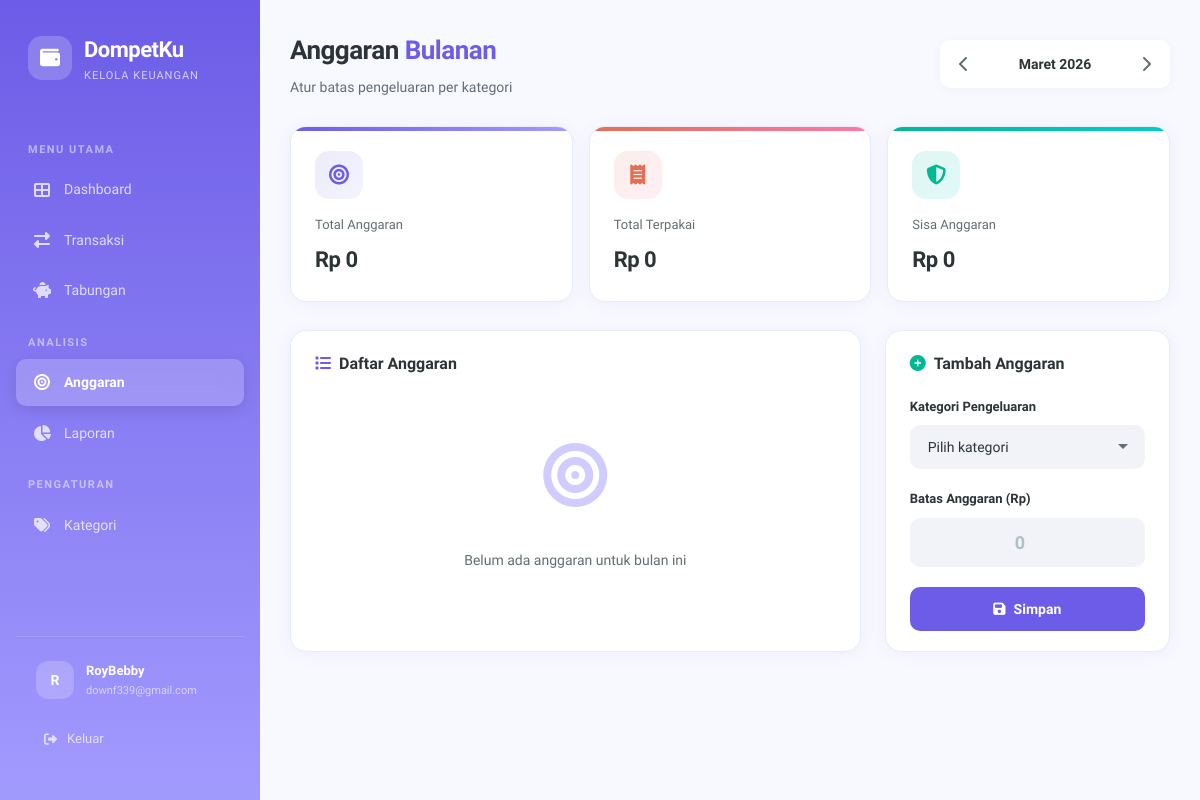
/budgets (signed in), run on the app's committed database.
### app.py (models this page shows, shortened)
class User(UserMixin, db.Model):
    id = db.Column(db.Integer, primary_key=True)
    username = db.Column(db.String(80), unique=True, nullable=False)
    email = db.Column(db.String(120), unique=True, nullable=False)
    password_hash = db.Column(db.String(256), nullable=False)
    created_at = db.Column(db.DateTime, default=datetime.utcnow)
    transactions = db.relationship('Transaction', backref='user', lazy=True, cascade='all, delete-orphan')
    savings_goals = db.relationship('SavingsGoal', backref='user', lazy=True, cascade='all, delete-orphan')
    categories = db.relationship('Category', backref='user', lazy=True, cascade='all, delete-orphan')
    budgets = db.relationship('Budget', backref='user', lazy=True, cascade='all, delete-orphan')

### app.py (the view, shortened to what this page needs)
@app.route('/budgets')
@login_required
def budgets():
    today = date.today()
    month = request.args.get('month', today.month, type=int)
    year = request.args.get('year', today.year, type=int)
    budget_list = Budget.query.filter_by(
        user_id=current_user.id, month=month, year=year
    ).all()
    last_day = calendar.monthrange(year, month)[1]
    budget_data = []
    total_budget = 0
    total_spent = 0
    expense_categories = Category.query.filter_by(
        user_id=current_user.id, type='expense'
    ).order_by(Category.name).all()
    months_id = {
        1: 'Januari', 2: 'Februari', 3: 'Maret', 4: 'April',
        5: 'Mei', 6: 'Juni', 7: 'Juli', 8: 'Agustus',
        9: 'September', 10: 'Oktober', 11: 'November', 12: 'Desember'
    }
    return render_template('budgets.html',
                           budget_data=budget_data,
                           expense_categories=expense_categories,
                           total_budget=total_budget,
                           total_spent=total_spent,
                           month=month,
                           year=year,
                           months_id=months_id)

### app.py (called while the page is built)
@login_manager.user_loader
def load_user(user_id):
    return db.session.get(User, int(user_id))

### templates/budgets.html (shortened to what this page needs)
{% extends "base.html" %}
{% block content %}
<div class="page-header">
    <div>
        <h1>Anggaran <span>Bulanan</span></h1>
        <p class="page-subtitle">Atur batas pengeluaran per kategori</p>
    </div>
    <div class="month-selector">
        {% set prev_month = month - 1 if month > 1 else 12 %}
        {% set prev_year = year if month > 1 else year - 1 %}
        {% set next_month = month + 1 if month < 12 else 1 %}
        {% set next_year = year if month < 12 else year + 1 %}
        <a href="{{ url_for('budgets', month=prev_month, year=prev_year) }}" class="month-btn">
            <i class="fas fa-chevron-left"></i>
        </a>
        <span class="month-label">{{ months_id[month] }} {{ year }}</span>
        <a href="{{ url_for('budgets', month=next_month, year=next_year) }}" class="month-btn">
            <i class="fas fa-chevron-right"></i>
        </a>
    </div>
</div>
<div class="stats-grid" style="grid-template-columns: repeat(auto-fit, minmax(200px, 1fr)); margin-bottom: 28px;">
    <div class="stat-card balance slide-up">
        <div class="stat-icon"><i class="fas fa-bullseye"></i></div>
        <div class="stat-label">Total Anggaran</div>
        <div class="stat-value count-up" data-value="{{ total_budget }}">Rp 0</div>
    </div>
    <div class="stat-card expense slide-up">
        <div class="stat-icon"><i class="fas fa-receipt"></i></div>
        <div class="stat-label">Total Terpakai</div>
        <div class="stat-value count-up" data-value="{{ total_spent }}">Rp 0</div>
    </div>
    <div class="stat-card income slide-up">
        <div class="stat-icon"><i class="fas fa-shield-alt"></i></div>
        <div class="stat-label">Sisa Anggaran</div>
        <div class="stat-value count-up" data-value="{{ total_budget - total_spent }}">Rp 0</div>
    </div>
</div>
<div class="grid-2-1">
    <div class="card slide-up">
        <div class="card-header">
            <h3><i class="fas fa-list" style="color: var(--primary); margin-right: 8px;"></i>Daftar Anggaran</h3>
        </div>
        <div class="card-body">
            {% if budget_data %}
            {% for b in budget_data %}
            <div class="budget-item">
                <div class="budget-header">
                    <div class="budget-category">
                        <div class="budget-cat-icon" style="background: {{ b.color }};">
                            <i class="{{ b.icon }}"></i>
                        </div>
                        {{ b.category }}
                    </div>
                    <div style="display: flex; align-items: center; gap: 12px;">
                        <div class="budget-amounts">
                            <div class="budget-spent" style="color: {% if b.percent > 90 %}var(--accent-red){% elif b.percent > 70 %}var(--accent-yellow){% else %}var(--accent-green){% endif %};">
                                {{ b.spent|currency }}
                            </div>
                            <div class="budget-limit">dari {{ b.budget|currency }}</div>
                        </div>
                        <form method="POST" action="{{ url_for('delete_budget', id=b.id) }}" style="display: inline;"
                              onsubmit="return confirm('Hapus anggaran ini?');">
                            <button type="submit" class="btn btn-ghost btn-sm" style="color: var(--text-muted);">
                                <i class="fas fa-times"></i>
                            </button>
                        </form>
                    </div>
                </div>
                <div class="budget-progress">
                    <div class="budget-fill" style="width: {{ b.percent }}%; background: {% if b.percent > 90 %}var(--accent-red){% elif b.percent > 70 %}var(--accent-yellow){% else %}{{ b.color }}{% endif %};"></div>
                </div>
                <div class="budget-status">
                    <span>{{ "%.0f"|format(b.percent) }}% terpakai</span>
                    <span>Sisa {{ b.remaining|currency }}</span>
                </div>
            </div>
            {% endfor %}
            {% else %}
            <div class="empty-state" style="padding: 30px 10px;">
                <div class="empty-icon"><i class="fas fa-bullseye"></i></div>
                <p>Belum ada anggaran untuk bulan ini</p>
            </div>
            {% endif %}
        </div>
    </div>
    <div class="card slide-up">
        <div class="card-header">
            <h3><i class="fas fa-plus-circle" style="color: var(--accent-green); margin-right: 8px;"></i>Tambah Anggaran</h3>
        </div>
        <div class="card-body">
            <form method="POST" action="{{ url_for('add_budget') }}">
                <div class="form-group">
                    <label class="form-label" for="category_id">Kategori Pengeluaran</label>
                    <select class="form-control" id="category_id" name="category_id" required>
                        <option value="">Pilih kategori</option>
                    </select>
                </div>
                <div class="form-group">
                    <label class="form-label" for="budget_amount">Batas Anggaran (Rp)</label>
                    <input type="number" class="form-control" id="budget_amount" name="amount"
                           placeholder="0" required min="1000" step="1000"
                           style="font-size: 18px; font-weight: 700; text-align: center; padding: 12px;">
                </div>
                <button type="submit" class="btn btn-primary btn-block">
                    <i class="fas fa-save"></i> Simpan
                </button>
            </form>
        </div>
    </div>
</div>
{% endblock %}

### templates/base.html (shortened to what this page needs)
<!DOCTYPE html>
<html lang="id">
<head>
    <link rel="stylesheet" href="https://cdnjs.cloudflare.com/ajax/libs/font-awesome/6.5.1/css/all.min.css">
    <link rel="stylesheet" href="{{ url_for('static', filename='css/style.css') }}">
</head>
<body>
    {% if current_user.is_authenticated %}
    <div class="app-layout">
        <aside class="sidebar" id="sidebar">
            <div class="sidebar-brand">
                <div class="brand-icon">
                    <i class="fas fa-wallet"></i>
                </div>
                <div>
                    <div class="brand-text">DompetKu</div>
                    <div class="brand-sub">Kelola Keuangan</div>
                </div>
            </div>
            <nav class="sidebar-nav">
                <div class="nav-section-title">Menu Utama</div>
                <div class="nav-item">
                    <a href="{{ url_for('dashboard') }}" class="nav-link {% if request.endpoint == 'dashboard' %}active{% endif %}">
                        <i class="fas fa-th-large"></i>
                        <span>Dashboard</span>
                    </a>
                </div>
                <div class="nav-item">
                    <a href="{{ url_for('transactions') }}" class="nav-link {% if request.endpoint in ['transactions', 'add_transaction', 'edit_transaction'] %}active{% endif %}">
                        <i class="fas fa-exchange-alt"></i>
                        <span>Transaksi</span>
                    </a>
                </div>
                <div class="nav-item">
                    <a href="{{ url_for('savings') }}" class="nav-link {% if request.endpoint in ['savings', 'add_savings_goal', 'savings_detail'] %}active{% endif %}">
                        <i class="fas fa-piggy-bank"></i>
                        <span>Tabungan</span>
                    </a>
                </div>
                <div class="nav-section-title">Analisis</div>
                <div class="nav-item">
                    <a href="{{ url_for('budgets') }}" class="nav-link {% if request.endpoint == 'budgets' %}active{% endif %}">
                        <i class="fas fa-bullseye"></i>
                        <span>Anggaran</span>
                    </a>
                </div>
                <div class="nav-item">
                    <a href="{{ url_for('reports') }}" class="nav-link {% if request.endpoint == 'reports' %}active{% endif %}">
                        <i class="fas fa-chart-pie"></i>
                        <span>Laporan</span>
                    </a>
                </div>
                <div class="nav-section-title">Pengaturan</div>
                <div class="nav-item">
                    <a href="{{ url_for('categories') }}" class="nav-link {% if request.endpoint == 'categories' %}active{% endif %}">
                        <i class="fas fa-tags"></i>
                        <span>Kategori</span>
                    </a>
                </div>
            </nav>
            <div class="sidebar-footer">
                <div class="sidebar-user">
                    <div class="user-avatar">{{ current_user.username[0]|upper }}</div>
                    <div class="user-info">
                        <div class="user-name">{{ current_user.username }}</div>
                        <div class="user-email">{{ current_user.email }}</div>
                    </div>
                </div>
                <a href="{{ url_for('logout') }}" class="logout-btn">
                    <i class="fas fa-sign-out-alt"></i>
                    <span>Keluar</span>
                </a>
            </div>
        </aside>
        <main class="main-content">
            {% block content %}{% endblock %}
        </main>
    </div>
    {% else %}
        {% block auth_content %}{% endblock %}
    {% endif %}
</body>
</html>

### data on the page
User: username "R", username "RoyBebby", email "downf339@gmail.com"

### other printed values
{{ months_id[month] }} "Maret"
{{ year }} "2026"
